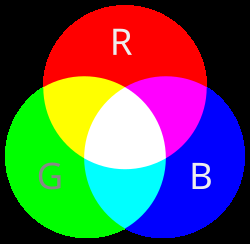
#> input picture OpenCV/images/rgb.png, 250 x 244 px, found by its file name
$ python 05_pixel.py
#> lines starting #> are read from the running program, lines starting #| are printed output that depends on the picture; after the words box and inside, x2 and y2 are one past the last pixel; in counts of white or black regions, pixels touching at a corner belong together
import cv2
import numpy as np

# 가로 640, 세로 460 크기의 검은색 빈 화면 생성
img = np.zeros((450,640,3), dtype=np.uint8)

# 일부 영역 (세로 100-200, 가로 200-300)을 흰색으로 색칠
#BGR 순서 이므로
img[100:200, 200:300] = (255,255,255)

cv2.imshow("Drawing", img)
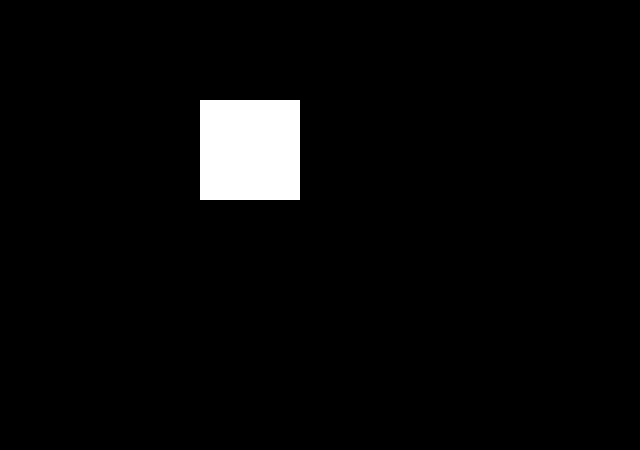
#> window 'Drawing': shape (450, 640, 3); 3.5% white; 1 white region, box (x1, y1, x2, y2) and area: (200, 100, 300, 200) 10000
cv2.waitKey(0)
cv2.destroyAllWindows()

# 이미지 채널 분리와 병합
image = cv2.imread("OpenCV/images/rgb.png")
#> image is the input picture: shape (244, 250, 3); mean B, G, R 87.1, 87.3, 89.9

#채널 분리
b, g, r = cv2.split(image)
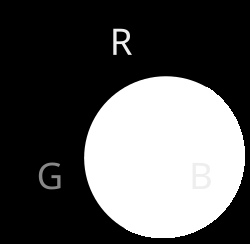
#> b: shape (244, 250); min 0, max 255, mean 87.1
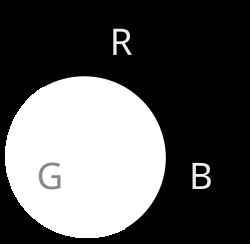
#> g: shape (244, 250); min 0, max 255, mean 87.3
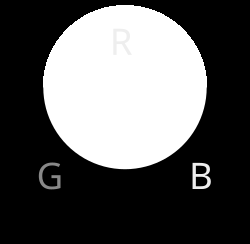
#> r: shape (244, 250); min 0, max 255, mean 89.9

# 개별 채널 출력
cv2. imshow("Blue Channel", b)
cv2. imshow("Green Channel", g)
cv2. imshow("Red Channel", r)

cv2.waitKey(0)
cv2.destroyAllWindows()

# 색상 공간 변환 (RGB -> Gray)
gray_img = cv2.cvtColor(image,cv2.COLOR_BGR2GRAY)
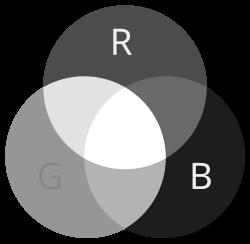
#> gray_img: shape (244, 250); min 0, max 255, mean 88
cv2.imshow("Drawimg2",gray_img)
cv2.waitKey(0)
cv2.destroyAllWindows()

#분리된 채널을 리스트로 묶어 병합
merged_image= cv2.merge([b,g,r])

#결과 출력
cv2.imshow("Merged image", merged_image)
cv2.waitKey(0)
cv2.destroyAllWindows()


# 실습 1 -흑백 반전
img2 = cv2.imread("OpenCV/images/tho-ge-architecture.jpg") #cv2.IMREAD_GRAYSCALE 넣어서 흑백 전환
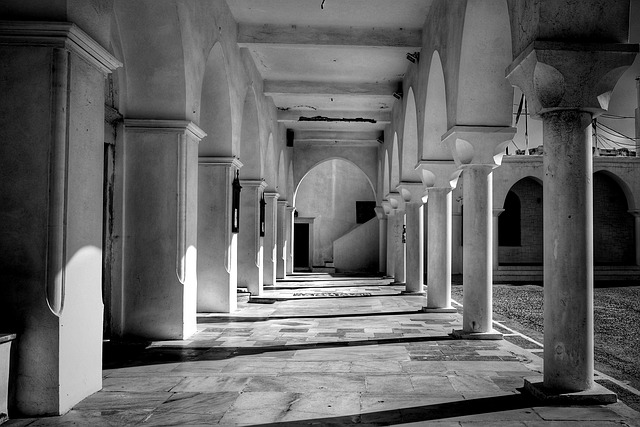
#> input picture OpenCV/images/tho-ge-architecture.jpg, 640 x 427 px, found by its file name
#> img2 is the input picture: shape (427, 640, 3); min 0, max 255, mean 99.4
R_img2 = 255 - img2 #각 픽셀 값을 255에서 뺀다
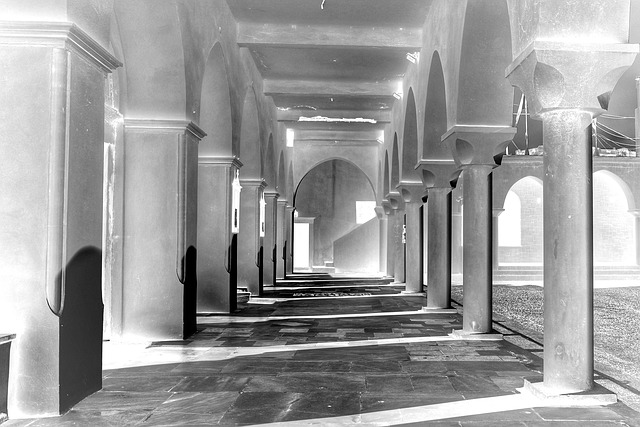
#> R_img2: shape (427, 640, 3); min 0, max 255, mean 155.6
cv2.imshow("inverted",R_img2)
cv2.waitKey(0)
cv2.destroyAllWindows()
